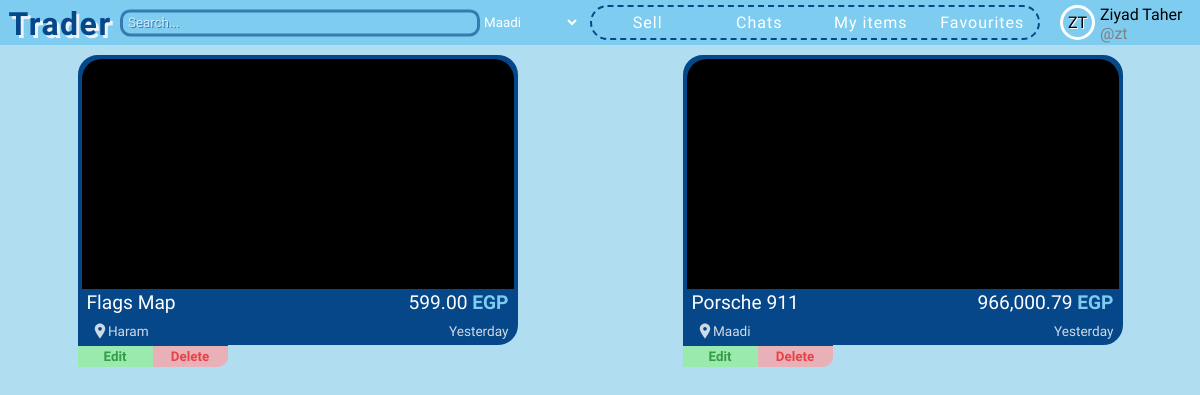
Screenshot of /my-items (signed in) with the database file from the repository.
### app/models.py (models this page shows)
class User(db.Model, UserMixin):
    id = db.Column(db.Integer, primary_key=True)
    firstname = db.Column(db.String(50), nullable=False)
    lastname = db.Column(db.String(50), nullable=False)
    username = db.Column(db.String(30), unique=True, nullable=False)
    email = db.Column(db.String(120), unique=True, nullable=False)
    password = db.Column(db.String(120), nullable=False)
    sent_chat = db.relationship('Chat', backref='sent_by_set', lazy=True, foreign_keys='Chat.sent_by')
    received_chat = db.relationship('Chat', backref='received_by_set', lazy=True, foreign_keys='Chat.received_by')
    items = db.relationship('Item', backref='item_owner', lazy=True)
    contacts = db.relationship('User', secondary=user_contacts,
                               primaryjoin=(user_contacts.c.contact_id == id),
                               secondaryjoin=(user_contacts.c.contacted_id == id),
                               backref=db.backref('contacted_by', lazy='dynamic'),
                               lazy='dynamic')
    favourites = db.relationship('Item', secondary=favourite_items, backref=db.backref('fav_users', lazy='dynamic'))

class Item(db.Model):
    id = db.Column(db.Integer, primary_key=True)
    title = db.Column(db.String(100), nullable=False)
    description = db.Column(db.Text, nullable=False)
    location = db.Column(db.String(100), nullable=False)
    price = db.Column(db.Float, default=0, nullable=False)
    is_sold = db.Column(db.Boolean, default=False)
    created_at = db.Column(db.DateTime)
    owner = db.Column(db.Integer, db.ForeignKey("user.id", ondelete='CASCADE'), nullable=False)
    images = db.relationship('Image', backref='images_set', lazy=True)
    chats = db.relationship('Chat', backref='chats_set', lazy=True)

### app/routes.py (the view)
@app.get("/my-items")
@login_required
def my_items():
    items = Item.query.filter_by(owner=current_user.id).all()
    return render_template('my-items.html', items=items)

### app/__init__.py (called while the page is built)
def price_format(float):
    return '{:,.2f}'.format(float)

def date_format(dateT):
    now = datetime.now()
    time_difference = now - dateT
    if time_difference < timedelta(minutes=3):
        return "Just now"
    elif time_difference < timedelta(minutes=30):
        return "Few minutes ago"
    elif time_difference < timedelta(hours=1):
        return "Less than an hour ago"
    elif time_difference < timedelta(hours=1.1):
        return "An hour ago"
    elif time_difference < timedelta(hours=1.9):
        return "More than an hour ago"
    elif time_difference < timedelta(hours=6):
        return "Few hours ago"
    elif dateT.date() == datetime.now().date():
        return "Today"
    elif dateT.date() == datetime.now().date() - timedelta(days=1):
        return "Yesterday"
    else:
        return dateT.strftime("%d %b, %Y")

### app/routes.py (called while the page is built)
@login_manager.user_loader
def load_user(user_id):
    return User.query.get(int(user_id))

### app/templates/my-items.html
{% extends 'base.html' %}
{% block head %}
    <link rel="stylesheet" href="{{ url_for('static', filename='css/partials/item.css') }}">
{% endblock %}
{% block content %}
    <div class="items-cont seller-items-cont">
        {% for item in items %}
            {% with seller_page=True, all_items_page=True %}
                {% include 'partials/item.html' %}
            {% endwith %}
        {% endfor %}
    </div>
{% endblock %}

### app/templates/partials/user-card.html
<div class="user-logo-cont" style="background-color: #{{ user_color }};">
    <div class="user-logo">{{ current_user.firstname[0]|upper }}{{ current_user.lastname[0]|upper }}</div>
</div>
<div class="first-last-name">{{ current_user.firstname|title }} {{ current_user.lastname|title }}</div>
<span class="username">@{{ current_user.username }}</span>

### app/templates/partials/item.html (shortened to what this page needs)
<div class="single-item-cont" id="item-{{ item.id }}">
    <a class="item" href="{{ url_for('single_item', item_id=item.id) }}">
        <div class="img-cont">
        </div>
        <div class="upper">
            <div>{{ item.title }}</div>
            <div>{{ price_format(item.price) }} <span class="egp">EGP</span></div>
        </div>
        <div class="lower">
            <div>
                <svg
                    width="18px"
                    height="18px"
                    xmlns="http://www.w3.org/2000/svg"
                    viewBox="0 0 24 24"
                    fill="#fff"
                >
                    <path d="M12 2C8.13 2 5 5.13 5 9c0 4.25 7 13 7 13s7-8.75 7-13c0-3.87-3.13-7-7-7zm0 9.5c-1.38 0-2.5-1.12-2.5-2.5s1.12-2.5 2.5-2.5 2.5 1.12 2.5 2.5-1.12 2.5-2.5 2.5z" />
                </svg> {{ item.location }}
            </div>
            <div>{{ date_format(item.created_at) }}</div>
        </div>
    </a>
    {% if seller_page %}
    <div class="seller-page-btns">
        {% if all_items_page %}
        <div class="edit-delete">
            <button class="edit-btn" onclick="window.location.href = `{{ url_for('edit_item', item_id=item.id) }}`">Edit</button>
            <button class="delete-btn" onclick="window.location.href = `{{ url_for('delete_item', item_id=item.id) }}`">Delete</button>
        </div>
        {% endif %}
    </div>
    {% endif %}
</div>

### app/static/css/base.css (style rules this page uses)
* { font-family: 'Varela Round', serif; box-sizing: border-box; margin: 0; padding: 0; font-size: bolder; }
body { background-color: #B1DDF1; color: white; }

### app/static/css/partials/user-card.css (style rules this page uses)
.user-logo-cont { display: flex; justify-content: center; align-items: center; background-color: #7eccf0; width: 35px; height: 35px; border: 3px solid white; border-radius: 50%; text-shadow: 1px 1px white; grid-row: span 2; }
.user-logo { font-family: Amita; }
.username { color: gray; }

### app/static/css/partials/item.css (style rules this page uses)
.items-cont { display: grid; grid-template-columns: repeat(auto-fill, minmax(450px, 1fr)); gap: 10px 10px; padding: 10px 0; }
.single-item-cont { position: relative; width: 440px; margin: auto; transition: transform 0.5s; }
.item { position: relative; display: flex; flex-direction: column; justify-content: space-between; text-decoration: none; color: white; width: 440px; height: 290px; background-color: #064789; border-radius: 20px; border: 4px solid #064789; cursor: pointer; }
.img-cont { border-radius: 20px 20px 0 0; position: relative; background-color: black; overflow: hidden; height: 85%; }
.upper, .lower { display: flex; justify-content: space-between; align-items: baseline; padding: 2px 5px; }
.upper { font-size: 1.2rem; }
span.egp { color: #7eccf0; font-weight: bolder; }
.lower { font-size: 0.85rem; opacity: 0.8; }
.lower svg { position: relative; top: 3.5px; left: 4px; }
.seller-items-cont { gap: 30px 10px; }
.seller-items-cont .item { border-bottom-left-radius: 0; }
.seller-page-btns .edit-delete { position: absolute; bottom: -22px; color: black; display: flex; justify-content: space-evenly; width: 150px; border-bottom-right-radius: 10px; overflow: hidden; border-top: 2px solid #064789; }
.seller-page-btns button { width: 100%; border-style: none; font-weight: bolder; cursor: pointer; opacity: 0.7; }
.seller-page-btns .edit-btn { padding: 3px; border-color: green; color: green; background-color: lightgreen; }
.seller-page-btns .delete-btn { padding: 3px; border-color: red; color: red; background-color: rgb(255, 159, 159); }

### rows the page displays
User: firstname "Z", lastname "T", firstname "Ziyad", lastname "Taher", username "zt"
Item: title "Flags Map", price "599.00", location "Haram", created_at "Yesterday"
Item: title "Porsche 911", price "966,000.79", location "Maadi", created_at "Yesterday"
